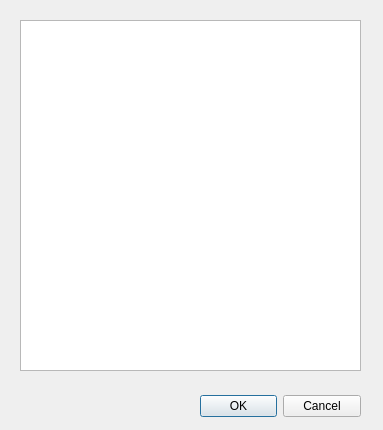
<?xml version="1.0" encoding="UTF-8"?>
<ui version="4.0">
 <class>InformationDialog</class>
 <widget class="QDialog" name="InformationDialog">
  <property name="geometry">
   <rect>
    <x>0</x>
    <y>0</y>
    <width>383</width>
    <height>430</height>
   </rect>
  </property>
  <property name="windowTitle">
   <string>Information</string>
  </property>
  <widget class="QDialogButtonBox" name="buttonBox">
   <property name="geometry">
    <rect>
     <x>200</x>
     <y>390</y>
     <width>161</width>
     <height>32</height>
    </rect>
   </property>
   <property name="orientation">
    <enum>Qt::Horizontal</enum>
   </property>
   <property name="standardButtons">
    <set>QDialogButtonBox::Cancel|QDialogButtonBox::Ok</set>
   </property>
  </widget>
  <widget class="QTextEdit" name="textEdit">
   <property name="enabled">
    <bool>true</bool>
   </property>
   <property name="geometry">
    <rect>
     <x>20</x>
     <y>20</y>
     <width>341</width>
     <height>351</height>
    </rect>
   </property>
   <property name="readOnly">
    <bool>true</bool>
   </property>
  </widget>
 </widget>
 <resources/>
 <connections>
  <connection>
   <sender>buttonBox</sender>
   <signal>accepted()</signal>
   <receiver>InformationDialog</receiver>
   <slot>accept()</slot>
   <hints>
    <hint type="sourcelabel">
     <x>248</x>
     <y>254</y>
    </hint>
    <hint type="destinationlabel">
     <x>157</x>
     <y>274</y>
    </hint>
   </hints>
  </connection>
  <connection>
   <sender>buttonBox</sender>
   <signal>rejected()</signal>
   <receiver>InformationDialog</receiver>
   <slot>reject()</slot>
   <hints>
    <hint type="sourcelabel">
     <x>316</x>
     <y>260</y>
    </hint>
    <hint type="destinationlabel">
     <x>286</x>
     <y>274</y>
    </hint>
   </hints>
  </connection>
 </connections>
</ui>
